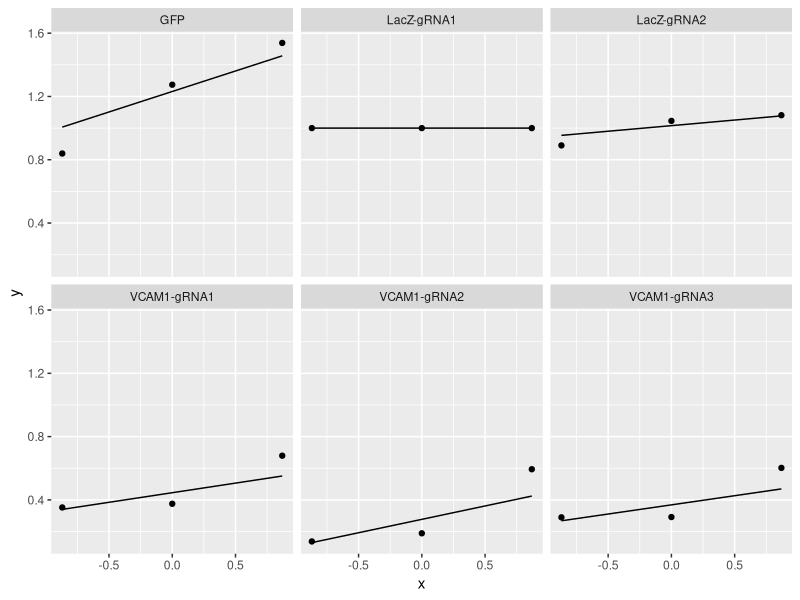
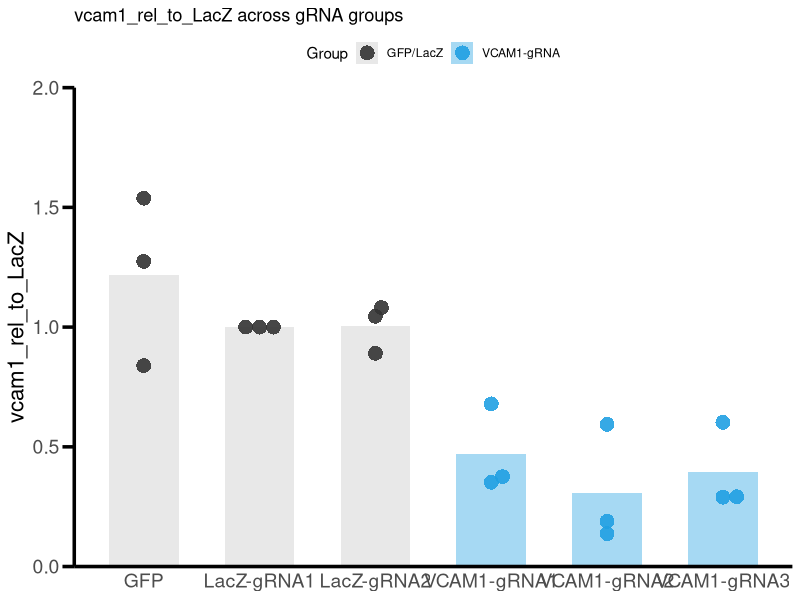
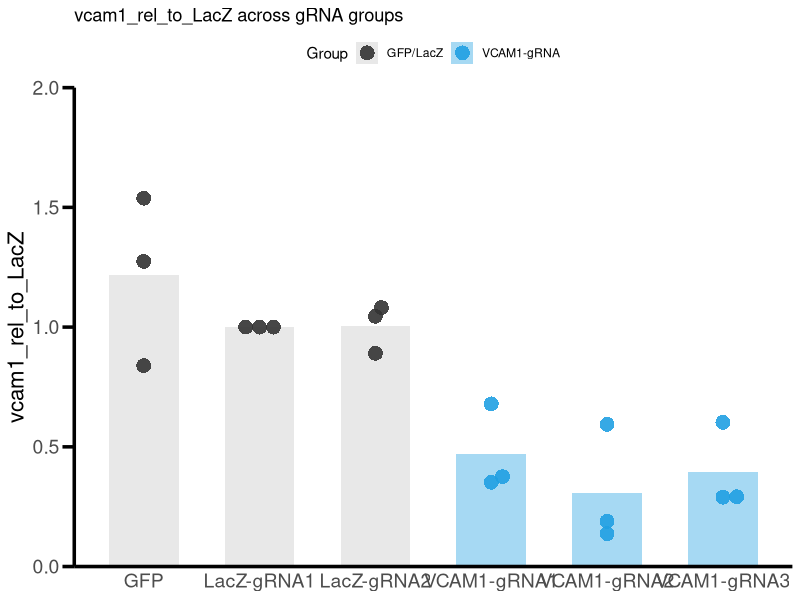

These charts were generated, in order, by the following R code:
# ============================================================================
# Title: Analysis VCAM1-gRNA QC in astrocyte culture
# Input: raw WB Fiji band intensity data
# Description: 
# (1) normalization in each experiment
# (2) statistics using ANOVA with posthoc Dunnet's test
# Date: Nov 2025
# ============================================================================

library(dplyr)
library(ggplot2)
library(readxl)
library(emmeans)
library(RColorBrewer)
library(ggbeeswarm)


#### =============================== get input =============================== ####
data <- read_excel(
  "wb-data/VCAM1_gRNA-QC_WB.xlsx"
)


#### ============= normalization to LacZ-gRNA#1 for each exp ================= ####
lacZ_vals <- data %>% 
  filter(gRNA == "LacZ-gRNA1") %>% 
  select(experiment, lacZ_val = vcam1_norm_protein)

data_norm <- data %>% 
  left_join(lacZ_vals, by = "experiment") %>% 
  mutate(vcam1_rel_to_LacZ = vcam1_norm_protein / lacZ_val)


#### ======================== statistics =================================== ####

# testing normality per gRNA group
data_norm %>%
  group_by(gRNA) %>%
  summarise(p_value = shapiro.test(vcam1_norm_protein)$p.value)

# check visually
ggplot(data_norm, aes(sample = vcam1_rel_to_LacZ)) +
  stat_qq() +
  stat_qq_line() +
  facet_wrap(~ gRNA)

# anova
fit <- lm(vcam1_rel_to_LacZ ~ gRNA + experiment, data = data_norm)
anova(fit)

# posthoc with Dunnet's test
emm <- emmeans(fit, "gRNA")
contrast(emm, method = "trt.vs.ctrl", ref = "LacZ-gRNA1", adjust = "BH")


#### ======================== plotting =================================== ####

data_norm <- data_norm %>%
  mutate(exp_gRNA = paste0(experiment, "_", gRNA))

data_norm <- data_norm %>%
  mutate(
    group2 = ifelse(grepl("VCAM1", gRNA),
                    "VCAM1-gRNA",
                    "GFP/LacZ")  
  )

data_means <- data_norm %>%
  group_by(gRNA, group2) %>%
  summarise(
    mean_vcam1_rel_to_LacZ = mean(vcam1_rel_to_LacZ, na.rm = TRUE),
    .groups = "drop"
  )


p <- ggplot() +
  geom_col(
    data = data_means,
    aes(x = gRNA,
        y = mean_vcam1_rel_to_LacZ,
        fill = group2),
    width = 0.6,
    alpha = 0.4,
    color = NA
  ) +
  geom_beeswarm(
    data = data_norm,
    aes(x = gRNA,
        y = vcam1_rel_to_LacZ,
        color = group2),
    cex = 2,
    size = 5,
    alpha = 0.9,
    priority = "ascending",
    stroke = 0,
    corral = "wrap",
    corral.width = 0.6
  ) +
  labs(
    title = "vcam1_rel_to_LacZ across gRNA groups",
    y = "vcam1_rel_to_LacZ",
    color = "Group",
    fill  = "Group"
  ) +
  scale_color_manual(
    values = c("GFP/LacZ" = "grey20",
               "VCAM1-gRNA" = "#21a0e2")
  ) +
  scale_fill_manual(
    values = c("GFP/LacZ" = "#c6c6c6",
               "VCAM1-gRNA" = "#21a0e2")
  ) +
  theme(
    legend.position = "top",
    panel.background = element_blank(),
    panel.grid = element_blank(),
    axis.line = element_line(color = "black", size = 1.2),
    axis.ticks.x = element_blank(),
    axis.ticks.y = element_line(color = "black", size = 1.2),
    axis.ticks.length.y = unit(.3, "cm"),
    axis.text  = element_text(size = 14),
    axis.title.x = element_blank(),
    axis.title.y = element_text(size = 16)
  ) +
  scale_y_continuous(
    expand = c(0, 0),
    limits = c(0, 2)   # tweak if needed
  )
p

ggsave(paste0("in-vitro_vcam1-gRNA_QC_plot_paper.svg"), 
    plot = p, 
    device = cairo_pdf,
    width = 25, height = 20, units = "cm", dpi=300)
